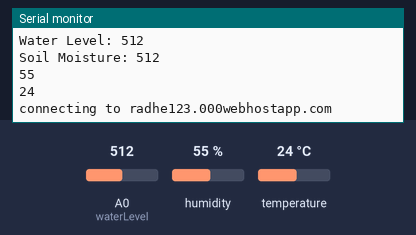
Bench run of a sketch on a simulated ESP8266 (NodeMCU). On the bench: the last lines printed to the serial monitor. The inputs (shaded band) are chosen by the test bench; at power-on: humidity 55 %, A0 (waterLevel) = 512, temperature 24 °C. WiFi joins after 1.5 s; servers stay silent unless stated; uploads are accepted with an empty reply.

Above: at 2.8 s.
2.9 s: humidity set to 22 %
At 4.7 s:
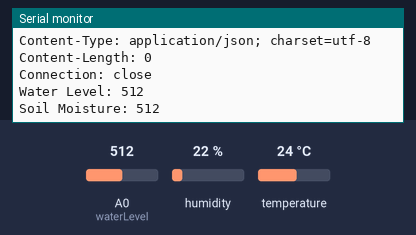
4.8 s: A0 (waterLevel) set to 716
At 6.6 s:
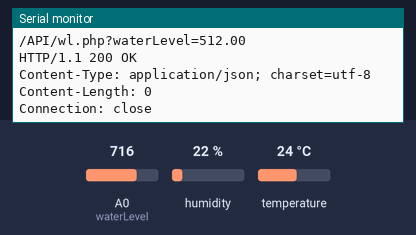
6.7 s: temperature set to 12 °C
At 7.9 s:
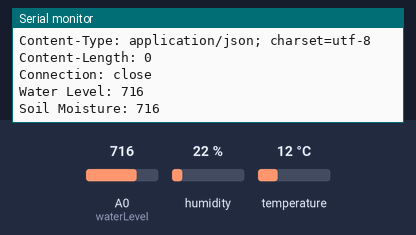
8.6 s: A0 (waterLevel) set to 900
At 9.2 s:
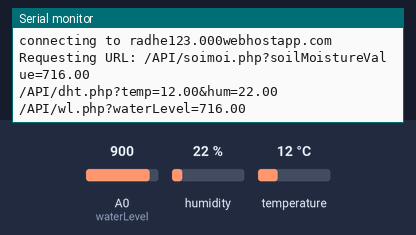
10.5 s: humidity set to 40 %
At 10.5 s:
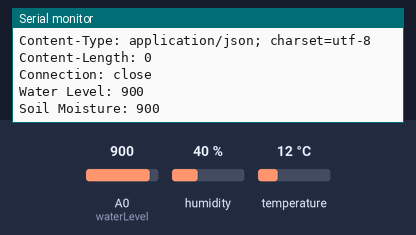
Timing chart, 0 to 13.4 s (numbered marks = the images above; inputs shaded):
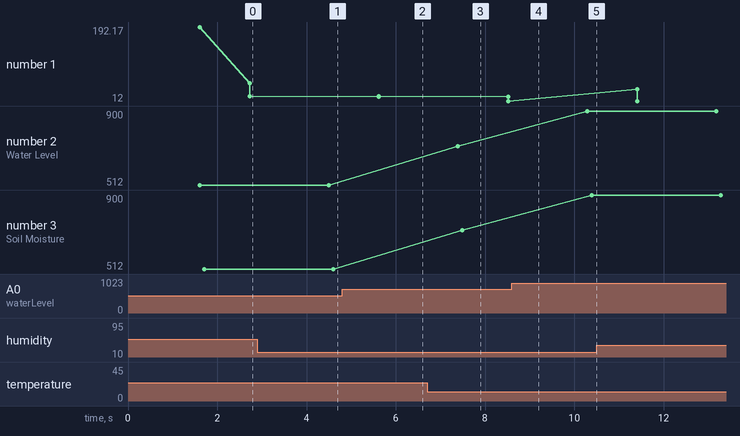

Measured:
- plotted number 1: 24 → 12 after the input at 6.7 s
- plotted number 2: 716 → 900 after the input at 8.6 s
- plotted number 3: 716 → 900 after the input at 8.6 s

The sketch:

FINALPROJ.ino
```cpp
#include <ESP8266WiFi.h>
#include "DHT.h"

#define DHTPIN D0
#define DHTTYPE DHT11

const char* ssid = "Infolabz";
const char* password = "Il@123456";
const char* host = "radhe123.000webhostapp.com";

DHT dht(DHTPIN, DHTTYPE);
const int waterLevel = A0; // Assuming the soil moisture sensor is connected to analog pin A0
const int soilMoisturePin = D0;

void setup() {
  // put your setup code here, to run once:
    Serial.begin(115200);
    dht.begin();
    delay(100);


  Serial.println();
  Serial.println();
  Serial.print("Connecting to ");
  Serial.println(ssid);


  WiFi.begin(ssid, password);
  while (WiFi.status() != WL_CONNECTED) {
    delay(500);
    Serial.print(".");}

  Serial.println("");
  Serial.println("WiFi connected");
  Serial.println("IP address: ");
  Serial.println(WiFi.localIP());

}

void loop() {
  // put your main code here, to run repeatedly:
  int waterLevel = analogRead(waterLevel);
  Serial.print("Water Level: ");
  Serial.println(waterLevel);
  float a = waterLevel;
  delay(100);

  int soilMoistureValue = analogRead(soilMoisturePin);
  Serial.print("Soil Moisture: ");
  Serial.println(soilMoistureValue);
  float s = soilMoistureValue;
  delay(1000);

  int h = dht.readHumidity();
  int t = dht.readTemperature();
  float hs = h;
  float ts = t;
  Serial.println(h);
  Serial.println(t);

  Serial.print("connecting to ");
  Serial.println(host);

  WiFiClient client;
  const int httpPort = 80;
  if (!client.connect(host, httpPort)) {
    Serial.println("connection failed");
    return;
  }

  String urla = "/API/soimoi.php?soilMoistureValue=" + String(s);
  String urlb = "/API/dht.php?temp=" + String(ts, 2) + "&hum=" + String(hs, 2);
  String urlc = "/API/wl.php?waterLevel=" + String(a);
  Serial.print("Requesting URL: ");
  Serial.println(urla);
  Serial.println(urlb);
  Serial.println(urlc);

  client.print(String("GET ") + urla + " HTTP/1.1\r\n" +
               "Host: " + host + "\r\n" +
               "Connection: close\r\n\r\n");
  client.print(String("GET ") + urlb + " HTTP/1.1\r\n" +
               "Host: " + host + "\r\n" +
               "Connection: close\r\n\r\n");
  client.print(String("GET ") + urlc + " HTTP/1.1\r\n" +
               "Host: " + host + "\r\n" +
               "Connection: close\r\n\r\n");
  delay(500);

  while(client.available()){
    String line = client.readStringUntil('\r');
    Serial.print(line);

}
}
```
